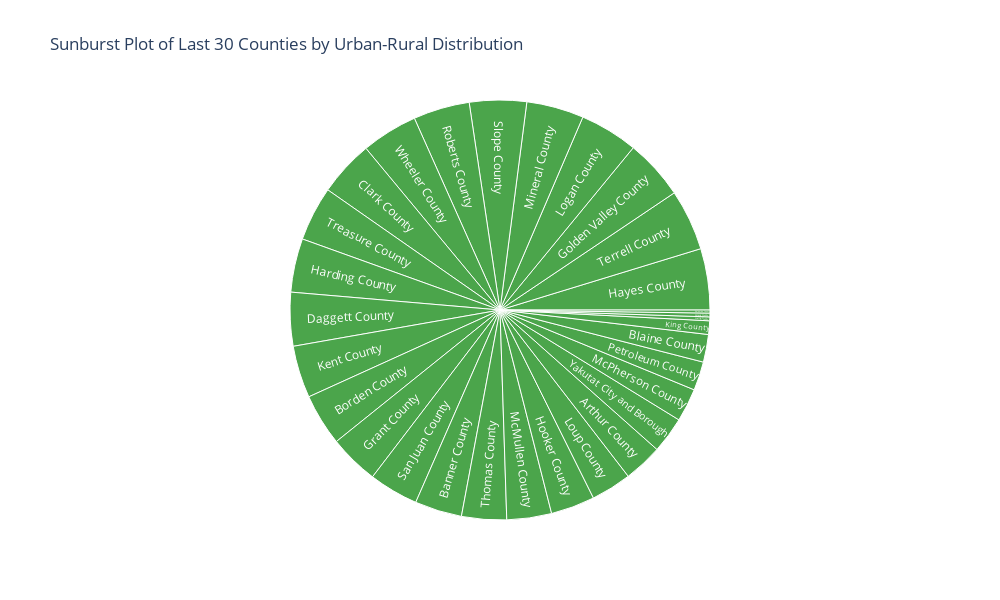

The notebook cell this image was saved under:
### Markdown cell above
Observation :- 

The stacked bar chart compares the urban and rural population distribution across states. Each bar represents a state, with segments showing the count of urban and rural areas. The chart helps to easily compare the urban-rural split by state.

### Code cell
# Filter the dataframe to include only the bottom 30 counties based on total population
bottom_30_counties = df.nsmallest(30, 'Total Population')

# Generate the sunburst plot
fig = px.sunburst(bottom_40_counties, 
                  path=['County'],  # Hierarchical structure
                  values='Total Population',  # Values based on total population
                  color='Urban-Rural',  # Color based on 'Urban-Rural' categories
                  color_discrete_map={'Urban': 'blue', 'Rural': 'green'},  # Discrete color map (for categorical color)
                  title="Sunburst Plot of Last 30 Counties by Urban-Rural Distribution")

# Update layout to set figure size
fig.update_layout(width=1000, height=600)

# Show the plot
fig.show()

### Figure 1 — Plotly figure (JSON) as saved in the notebook; plotly's stock layout.template omitted (floating-point values rounded to 4 significant figures)
{"data": [{"branchvalues": "total", "customdata": [["Rural"], ["Rural"], ["Rural"], ["Rural"], ["Rural"], ["Rural"], ["Rural"], ["Rural"], ["Rural"], ["Rural"], ["Rural"], ["Rural"], ["Rural"], ["Rural"], ["Rural"], ["Rural"], ["Rural"], ["Rural"], ["Rural"], ["Rural"], ["Rural"], ["Rural"], ["Rural"], ["Rural"], ["Rural"], ["Rural"], ["Rural"], ["Rural"], ["Rural"], ["Rural"]], "domain": {"x": [0, 1], "y": [0, 1]}, "hovertemplate": "labels=%{label}<br>Total Population=%{value}<br>parent=%{parent}<br>id=%{id}<br>Urban-Rural=%{customdata[0]}<extra></extra>", "ids": ["Arthur County", "Treasure County", "Thomas County", "Terrell County", "Slope County", "San Juan County", "Roberts County", "Petroleum County", "Mineral County", "McPherson County", "McMullen County", "Loving County", "Loup County", "Logan County", "King County", "Kent County", "Kenedy County", "Kalawao County", "Hooker County", "Hayes County", "Harding County", "Grant County", "Golden Valley County", "Daggett County", "Clark County", "Borden County", "Blaine County", "Banner County", "Wheeler County", "Yakutat City and Borough"], "labels": ["Arthur County", "Treasure County", "Thomas County", "Terrell County", "Slope County", "San Juan County", "Roberts County", "Petroleum County", "Mineral County", "McPherson County", "McMullen County", "Loving County", "Loup County", "Logan County", "King County", "Kent County", "Kenedy County", "Kalawao County", "Hooker County", "Hayes County", "Harding County", "Grant County", "Golden Valley County", "Daggett County", "Clark County", "Borden County", "Blaine County", "Banner County", "Wheeler County", "Yakutat City and Borough"], "marker": {"colors": ["green", "green", "green", "green", "green", "green", "green", "green", "green", "green", "green", "green", "green", "green", "green", "green", "green", "green", "green", "green", "green", "green", "green", "green", "green", "green", "green", "green", "green", "green"]}, "name": "", "parents": ["", "", "", "", "", "", "", "", "", "", "", "", "", "", "", "", "", "", "", "", "", "", "", "", "", "", "", "", "", ""], "type": "sunburst", "values": [540, 761, 626, 851, 795, 690, 785, 401, 799, 463, 623, 54, 564, 812, 189, 727, 52, 43, 613, 854, 748, 695, 840, 747, 776, 723, 385, 657, 785, 506]}], "layout": {"height": 600, "legend": {"tracegroupgap": 0}, "title": {"text": "Sunburst Plot of Last 30 Counties by Urban-Rural Distribution"}, "width": 1000}}
